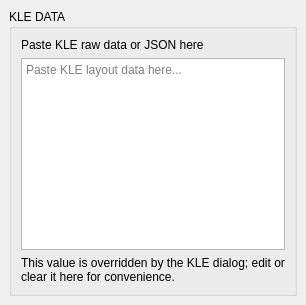
<?xml version="1.0" encoding="UTF-8"?>
<ui version="4.0">
 <class>KSprefs</class>
 <widget class="QWidget" name="KSprefs">
  <property name="windowTitle">
    <string>General settings</string>
  </property>
  <layout class="QVBoxLayout" name="verticalLayout">
   <property name="spacing">
    <number>8</number>
   </property>
   <property name="margin">
    <number>9</number>
   </property>
   <item>
    <widget class="QGroupBox" name="kleGroup">
     <property name="title">
      <string>KLE DATA</string>
     </property>
     <layout class="QVBoxLayout" name="verticalLayout_2">
      <property name="spacing">
       <number>6</number>
      </property>
      <item>
       <widget class="QLabel" name="kleHintLabel">
        <property name="text">
         <string>Paste KLE raw data or JSON here</string>
        </property>
       </widget>
      </item>
      <item>
       <widget class="QPlainTextEdit" name="jsonTextEdit">
        <property name="toolTip">
         <string>Enter or paste KLE raw output here</string>
        </property>
        <property name="placeholderText">
         <string>Paste KLE layout data here...</string>
        </property>
        <property name="lineWrapMode">
         <enum>QPlainTextEdit::NoWrap</enum>
        </property>
        <property name="minimumHeight">
         <number>160</number>
        </property>
       </widget>
      </item>
      <item>
       <widget class="QLabel" name="kleNoteLabel">
        <property name="text">
         <string>This value is overridden by the KLE dialog; edit or clear it here for convenience.</string>
        </property>
        <property name="wordWrap">
         <bool>true</bool>
        </property>
       </widget>
      </item>
     </layout>
    </widget>
   </item>
  </layout>
 </widget>
 <resources/>
 <connections/>
</ui>
